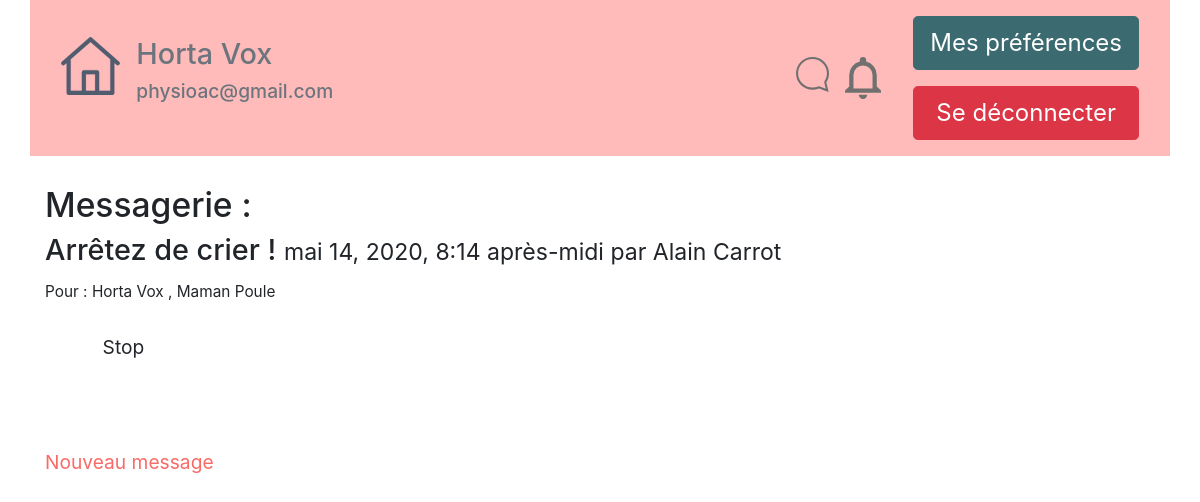
Page /messages/ (signed in) on the earlier database version.
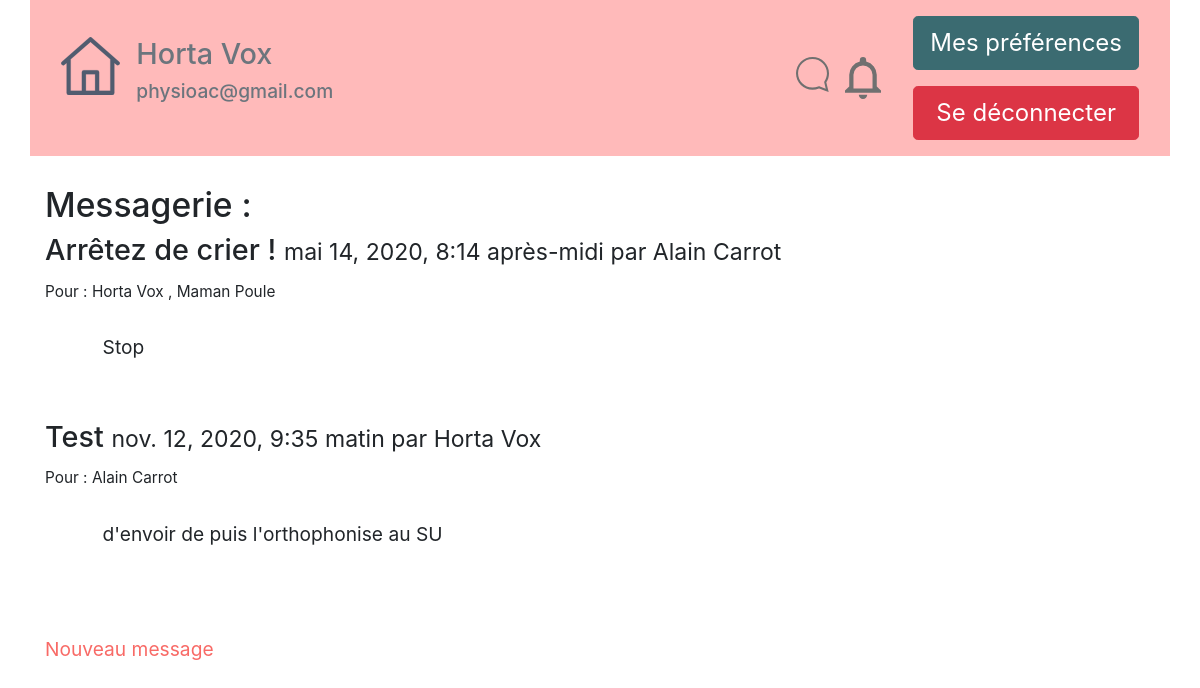
Same page on the later database version.
### DJInterCom/models.py (models this page shows, shortened)
class MessagePerso(models.Model):
    titre = models.CharField(max_length=100)
    auteurID = models.CharField(max_length=6)
    AttachedChildNotebookID = models.CharField(max_length=7)
    contenu = models.TextField(null=True)
    date = models.DateTimeField(default=timezone.now,
                                verbose_name="Date d'envoi'")
    accessUserID=models.CharField(max_length=80,default="0")
    class Meta:
        verbose_name = "Message Privé"
        ordering = ['date']

### DJInterCom/views.py (the view)
# urls.py: 2. Add a URL to urlpatterns:  path('', views.home, name='home')
def home(request):
    print("Appel home")
    listeMessages=list_messages_by_access(request)
    try:
        groupQS = request.user.groups.all()
        userGroupName = groupQS[0].name
        print("User group = ", userGroupName)
    except :
        print("userAnonymous ou sans groupe")
        userGroupName = ""
    return render(request,'DJInterCom/accueil.html',locals())

### DJInterCom/ModulesComplementaires.py (called while the page is built)
def callOfCorrespondantList(request, CorrespondingMessage,
                            messageID):  # return a string with the name of correspondants
    try:
        listCorrespondants = []
        for correspondant in (CorrespondingMessage.accessUserID).split(";"):
            Correspondant = str(User.objects.get(pk=correspondant).first_name) + " " + str(
                User.objects.get(pk=correspondant).last_name)
            listCorrespondants.append(Correspondant)
        listCorrespondants = " , ".join(listCorrespondants)
        print(listCorrespondants)
        return listCorrespondants
    except:
        print("Echec de la récupération des correspondants ", messageID)

### DJInterCom/templates/DJInterCom/accueil.html (shortened to what this page needs)
{% extends "tablecom/base.html" %}
{% block content %}
<div class="container">
<br>
<h3>Messagerie : </h3>
    {% for message in listeMessages %}
    <h4> {{message.titre}} <small> {{message.date}} par {{ message.auteur_first_name }} {{ message.auteur_last_name }}</small></h4>
    <small>Pour : {{message.Correspondantsstring}}</small>
        <div class="marge3"> <br>{{message.contenu}}</div><br><br>
    {% empty %}
        <p>Aucun article trouvé.</p>
{% endfor %}
<br><a href="Message_sw">Nouveau message</a>
</div>
{% endblock %}

Differences in the rows shown:
added MessagePerso: titre "Test", date "nov. 12, 2020, 9:35 matin", auteur_first_name "Horta", auteur_last_name "Vox", Correspondantsstring "Alain Carrot", contenu "d'envoir de puis l'orthophonise au SU"
